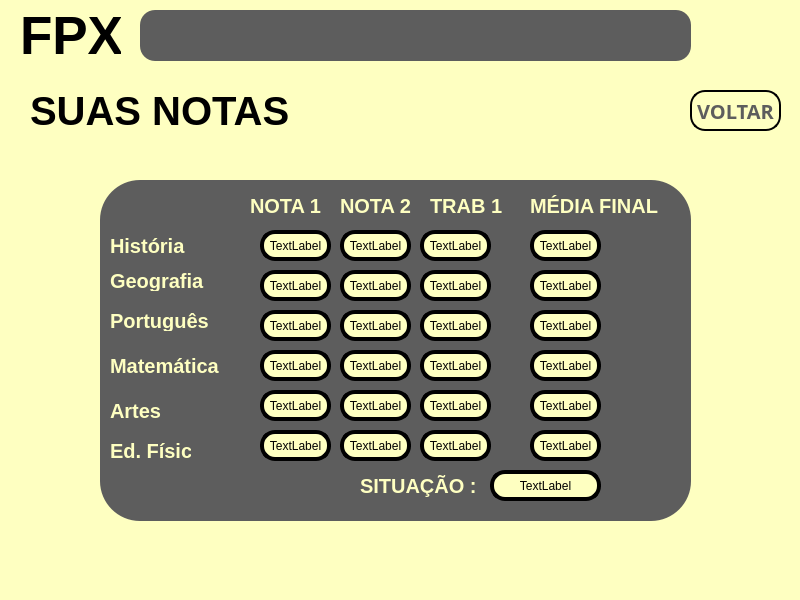
<?xml version="1.0" encoding="UTF-8"?>
<ui version="4.0">
 <class>MainWindow</class>
 <widget class="QMainWindow" name="MainWindow">
  <property name="geometry">
   <rect>
    <x>0</x>
    <y>0</y>
    <width>800</width>
    <height>600</height>
   </rect>
  </property>
  <property name="minimumSize">
   <size>
    <width>800</width>
    <height>600</height>
   </size>
  </property>
  <property name="maximumSize">
   <size>
    <width>800</width>
    <height>600</height>
   </size>
  </property>
  <property name="windowTitle">
   <string>Notas</string>
  </property>
  <property name="windowIcon">
   <iconset>
    <normaloff>../../../Downloads/guilherme puto/sources/Icone janela.png</normaloff>../../../Downloads/guilherme puto/sources/Icone janela.png</iconset>
  </property>
  <property name="styleSheet">
   <string notr="true">background-color: rgb(254, 255, 193);</string>
  </property>
  <widget class="QWidget" name="centralwidget">
   <widget class="QLabel" name="label">
    <property name="geometry">
     <rect>
      <x>20</x>
      <y>10</y>
      <width>101</width>
      <height>51</height>
     </rect>
    </property>
    <property name="font">
     <font>
      <pointsize>40</pointsize>
      <weight>75</weight>
      <bold>true</bold>
     </font>
    </property>
    <property name="text">
     <string>FPX</string>
    </property>
   </widget>
   <widget class="QLabel" name="label_2">
    <property name="geometry">
     <rect>
      <x>30</x>
      <y>80</y>
      <width>271</width>
      <height>61</height>
     </rect>
    </property>
    <property name="font">
     <font>
      <pointsize>30</pointsize>
      <weight>75</weight>
      <bold>true</bold>
     </font>
    </property>
    <property name="text">
     <string>SUAS NOTAS</string>
    </property>
   </widget>
   <widget class="QPushButton" name="pushButton">
    <property name="geometry">
     <rect>
      <x>690</x>
      <y>90</y>
      <width>91</width>
      <height>41</height>
     </rect>
    </property>
    <property name="font">
     <font>
      <family>Yu Gothic</family>
      <pointsize>15</pointsize>
      <weight>75</weight>
      <italic>false</italic>
      <bold>true</bold>
     </font>
    </property>
    <property name="styleSheet">
     <string notr="true">color: rgb(93, 93, 93);
border-style: outset;
border-width: 2px;
border-radius: 15px;
border-color: black;
</string>
    </property>
    <property name="text">
     <string>VOLTAR</string>
    </property>
   </widget>
   <widget class="QFrame" name="frame_4">
    <property name="geometry">
     <rect>
      <x>140</x>
      <y>10</y>
      <width>551</width>
      <height>51</height>
     </rect>
    </property>
    <property name="styleSheet">
     <string notr="true">background-color: rgb(93, 93, 93);
border-radius: 15px;
border-style: outset;
border- width: 2px;</string>
    </property>
    <property name="frameShape">
     <enum>QFrame::StyledPanel</enum>
    </property>
    <property name="frameShadow">
     <enum>QFrame::Raised</enum>
    </property>
   </widget>
   <widget class="QFrame" name="frame_2">
    <property name="geometry">
     <rect>
      <x>100</x>
      <y>180</y>
      <width>591</width>
      <height>341</height>
     </rect>
    </property>
    <property name="styleSheet">
     <string notr="true">background-color: rgb(93, 93, 93);
border-radius: 40px;
border-style: outset;
border- width: 4px;</string>
    </property>
    <property name="frameShape">
     <enum>QFrame::StyledPanel</enum>
    </property>
    <property name="frameShadow">
     <enum>QFrame::Raised</enum>
    </property>
    <widget class="QLabel" name="label_3">
     <property name="geometry">
      <rect>
       <x>160</x>
       <y>90</y>
       <width>71</width>
       <height>31</height>
      </rect>
     </property>
     <property name="styleSheet">
      <string notr="true">background-color: rgb(254, 255, 193);
border-radius: 15px;
border-style: outset;
border-width: 4px;</string>
     </property>
     <property name="text">
      <string>TextLabel</string>
     </property>
     <property name="alignment">
      <set>Qt::AlignCenter</set>
     </property>
    </widget>
    <widget class="QLabel" name="label_5">
     <property name="geometry">
      <rect>
       <x>160</x>
       <y>250</y>
       <width>71</width>
       <height>31</height>
      </rect>
     </property>
     <property name="styleSheet">
      <string notr="true">background-color: rgb(254, 255, 193);
border-radius: 15px;
border-style: outset;
border-width: 4px;</string>
     </property>
     <property name="text">
      <string>TextLabel</string>
     </property>
     <property name="alignment">
      <set>Qt::AlignCenter</set>
     </property>
    </widget>
    <widget class="QLabel" name="label_7">
     <property name="geometry">
      <rect>
       <x>160</x>
       <y>210</y>
       <width>71</width>
       <height>31</height>
      </rect>
     </property>
     <property name="styleSheet">
      <string notr="true">background-color: rgb(254, 255, 193);
border-radius: 15px;
border-style: outset;
border-width: 4px;</string>
     </property>
     <property name="text">
      <string>TextLabel</string>
     </property>
     <property name="alignment">
      <set>Qt::AlignCenter</set>
     </property>
    </widget>
    <widget class="QLabel" name="label_8">
     <property name="geometry">
      <rect>
       <x>160</x>
       <y>170</y>
       <width>71</width>
       <height>31</height>
      </rect>
     </property>
     <property name="styleSheet">
      <string notr="true">background-color: rgb(254, 255, 193);
border-radius: 15px;
border-style: outset;
border-width: 4px;</string>
     </property>
     <property name="text">
      <string>TextLabel</string>
     </property>
     <property name="alignment">
      <set>Qt::AlignCenter</set>
     </property>
    </widget>
    <widget class="QLabel" name="label_9">
     <property name="geometry">
      <rect>
       <x>160</x>
       <y>130</y>
       <width>71</width>
       <height>31</height>
      </rect>
     </property>
     <property name="styleSheet">
      <string notr="true">background-color: rgb(254, 255, 193);
border-radius: 15px;
border-style: outset;
border-width: 4px;</string>
     </property>
     <property name="text">
      <string>TextLabel</string>
     </property>
     <property name="alignment">
      <set>Qt::AlignCenter</set>
     </property>
    </widget>
    <widget class="QLabel" name="label_10">
     <property name="geometry">
      <rect>
       <x>160</x>
       <y>50</y>
       <width>71</width>
       <height>31</height>
      </rect>
     </property>
     <property name="styleSheet">
      <string notr="true">background-color: rgb(254, 255, 193);
border-radius: 15px;
border-style: outset;
border-width: 4px;</string>
     </property>
     <property name="text">
      <string>TextLabel</string>
     </property>
     <property name="alignment">
      <set>Qt::AlignCenter</set>
     </property>
    </widget>
    <widget class="QLabel" name="label_11">
     <property name="geometry">
      <rect>
       <x>10</x>
       <y>50</y>
       <width>81</width>
       <height>31</height>
      </rect>
     </property>
     <property name="font">
      <font>
       <pointsize>15</pointsize>
       <weight>75</weight>
       <bold>true</bold>
      </font>
     </property>
     <property name="styleSheet">
      <string notr="true">color: rgb(254, 255, 193);</string>
     </property>
     <property name="text">
      <string>História</string>
     </property>
    </widget>
    <widget class="QLabel" name="label_12">
     <property name="geometry">
      <rect>
       <x>10</x>
       <y>90</y>
       <width>101</width>
       <height>21</height>
      </rect>
     </property>
     <property name="font">
      <font>
       <pointsize>15</pointsize>
       <weight>75</weight>
       <bold>true</bold>
      </font>
     </property>
     <property name="styleSheet">
      <string notr="true">color: rgb(254, 255, 193);</string>
     </property>
     <property name="text">
      <string>Geografia</string>
     </property>
    </widget>
    <widget class="QLabel" name="label_13">
     <property name="geometry">
      <rect>
       <x>10</x>
       <y>130</y>
       <width>111</width>
       <height>21</height>
      </rect>
     </property>
     <property name="font">
      <font>
       <pointsize>15</pointsize>
       <weight>75</weight>
       <bold>true</bold>
      </font>
     </property>
     <property name="styleSheet">
      <string notr="true">color: rgb(254, 255, 193);</string>
     </property>
     <property name="text">
      <string>Português</string>
     </property>
    </widget>
    <widget class="QLabel" name="label_14">
     <property name="geometry">
      <rect>
       <x>10</x>
       <y>170</y>
       <width>121</width>
       <height>31</height>
      </rect>
     </property>
     <property name="font">
      <font>
       <pointsize>15</pointsize>
       <weight>75</weight>
       <bold>true</bold>
      </font>
     </property>
     <property name="styleSheet">
      <string notr="true">color: rgb(254, 255, 193);</string>
     </property>
     <property name="text">
      <string>Matemática</string>
     </property>
    </widget>
    <widget class="QLabel" name="label_15">
     <property name="geometry">
      <rect>
       <x>10</x>
       <y>260</y>
       <width>81</width>
       <height>21</height>
      </rect>
     </property>
     <property name="font">
      <font>
       <pointsize>15</pointsize>
       <weight>75</weight>
       <bold>true</bold>
      </font>
     </property>
     <property name="styleSheet">
      <string notr="true">color: rgb(254, 255, 193);</string>
     </property>
     <property name="text">
      <string>Ed. Física</string>
     </property>
    </widget>
    <widget class="QLabel" name="label_16">
     <property name="geometry">
      <rect>
       <x>10</x>
       <y>220</y>
       <width>61</width>
       <height>21</height>
      </rect>
     </property>
     <property name="font">
      <font>
       <pointsize>15</pointsize>
       <weight>75</weight>
       <bold>true</bold>
      </font>
     </property>
     <property name="styleSheet">
      <string notr="true">color: rgb(254, 255, 193);</string>
     </property>
     <property name="text">
      <string>Artes</string>
     </property>
    </widget>
    <widget class="QLabel" name="label_17">
     <property name="geometry">
      <rect>
       <x>240</x>
       <y>50</y>
       <width>71</width>
       <height>31</height>
      </rect>
     </property>
     <property name="styleSheet">
      <string notr="true">background-color: rgb(254, 255, 193);
border-radius: 15px;
border-style: outset;
border-width: 4px;</string>
     </property>
     <property name="text">
      <string>TextLabel</string>
     </property>
     <property name="alignment">
      <set>Qt::AlignCenter</set>
     </property>
    </widget>
    <widget class="QLabel" name="label_18">
     <property name="geometry">
      <rect>
       <x>320</x>
       <y>50</y>
       <width>71</width>
       <height>31</height>
      </rect>
     </property>
     <property name="styleSheet">
      <string notr="true">background-color: rgb(254, 255, 193);
border-radius: 15px;
border-style: outset;
border-width: 4px;</string>
     </property>
     <property name="text">
      <string>TextLabel</string>
     </property>
     <property name="alignment">
      <set>Qt::AlignCenter</set>
     </property>
    </widget>
    <widget class="QLabel" name="label_19">
     <property name="geometry">
      <rect>
       <x>430</x>
       <y>50</y>
       <width>71</width>
       <height>31</height>
      </rect>
     </property>
     <property name="styleSheet">
      <string notr="true">background-color: rgb(254, 255, 193);
border-radius: 15px;
border-style: outset;
border-width: 4px;</string>
     </property>
     <property name="text">
      <string>TextLabel</string>
     </property>
     <property name="alignment">
      <set>Qt::AlignCenter</set>
     </property>
    </widget>
    <widget class="QLabel" name="label_21">
     <property name="geometry">
      <rect>
       <x>240</x>
       <y>90</y>
       <width>71</width>
       <height>31</height>
      </rect>
     </property>
     <property name="styleSheet">
      <string notr="true">background-color: rgb(254, 255, 193);
border-radius: 15px;
border-style: outset;
border-width: 4px;</string>
     </property>
     <property name="text">
      <string>TextLabel</string>
     </property>
     <property name="alignment">
      <set>Qt::AlignCenter</set>
     </property>
    </widget>
    <widget class="QLabel" name="label_22">
     <property name="geometry">
      <rect>
       <x>240</x>
       <y>130</y>
       <width>71</width>
       <height>31</height>
      </rect>
     </property>
     <property name="styleSheet">
      <string notr="true">background-color: rgb(254, 255, 193);
border-radius: 15px;
border-style: outset;
border-width: 4px;</string>
     </property>
     <property name="text">
      <string>TextLabel</string>
     </property>
     <property name="alignment">
      <set>Qt::AlignCenter</set>
     </property>
    </widget>
    <widget class="QLabel" name="label_23">
     <property name="geometry">
      <rect>
       <x>240</x>
       <y>170</y>
       <width>71</width>
       <height>31</height>
      </rect>
     </property>
     <property name="styleSheet">
      <string notr="true">background-color: rgb(254, 255, 193);
border-radius: 15px;
border-style: outset;
border-width: 4px;</string>
     </property>
     <property name="text">
      <string>TextLabel</string>
     </property>
     <property name="alignment">
      <set>Qt::AlignCenter</set>
     </property>
    </widget>
    <widget class="QLabel" name="label_24">
     <property name="geometry">
      <rect>
       <x>240</x>
       <y>210</y>
       <width>71</width>
       <height>31</height>
      </rect>
     </property>
     <property name="styleSheet">
      <string notr="true">background-color: rgb(254, 255, 193);
border-radius: 15px;
border-style: outset;
border-width: 4px;</string>
     </property>
     <property name="text">
      <string>TextLabel</string>
     </property>
     <property name="alignment">
      <set>Qt::AlignCenter</set>
     </property>
    </widget>
    <widget class="QLabel" name="label_25">
     <property name="geometry">
      <rect>
       <x>240</x>
       <y>250</y>
       <width>71</width>
       <height>31</height>
      </rect>
     </property>
     <property name="styleSheet">
      <string notr="true">background-color: rgb(254, 255, 193);
border-radius: 15px;
border-style: outset;
border-width: 4px;</string>
     </property>
     <property name="text">
      <string>TextLabel</string>
     </property>
     <property name="alignment">
      <set>Qt::AlignCenter</set>
     </property>
    </widget>
    <widget class="QLabel" name="label_26">
     <property name="geometry">
      <rect>
       <x>320</x>
       <y>90</y>
       <width>71</width>
       <height>31</height>
      </rect>
     </property>
     <property name="styleSheet">
      <string notr="true">background-color: rgb(254, 255, 193);
border-radius: 15px;
border-style: outset;
border-width: 4px;</string>
     </property>
     <property name="text">
      <string>TextLabel</string>
     </property>
     <property name="alignment">
      <set>Qt::AlignCenter</set>
     </property>
    </widget>
    <widget class="QLabel" name="label_27">
     <property name="geometry">
      <rect>
       <x>320</x>
       <y>130</y>
       <width>71</width>
       <height>31</height>
      </rect>
     </property>
     <property name="styleSheet">
      <string notr="true">background-color: rgb(254, 255, 193);
border-radius: 15px;
border-style: outset;
border-width: 4px;</string>
     </property>
     <property name="text">
      <string>TextLabel</string>
     </property>
     <property name="alignment">
      <set>Qt::AlignCenter</set>
     </property>
    </widget>
    <widget class="QLabel" name="label_28">
     <property name="geometry">
      <rect>
       <x>320</x>
       <y>170</y>
       <width>71</width>
       <height>31</height>
      </rect>
     </property>
     <property name="styleSheet">
      <string notr="true">background-color: rgb(254, 255, 193);
border-radius: 15px;
border-style: outset;
border-width: 4px;</string>
     </property>
     <property name="text">
      <string>TextLabel</string>
     </property>
     <property name="alignment">
      <set>Qt::AlignCenter</set>
     </property>
    </widget>
    <widget class="QLabel" name="label_29">
     <property name="geometry">
      <rect>
       <x>320</x>
       <y>210</y>
       <width>71</width>
       <height>31</height>
      </rect>
     </property>
     <property name="styleSheet">
      <string notr="true">background-color: rgb(254, 255, 193);
border-radius: 15px;
border-style: outset;
border-width: 4px;</string>
     </property>
     <property name="text">
      <string>TextLabel</string>
     </property>
     <property name="alignment">
      <set>Qt::AlignCenter</set>
     </property>
    </widget>
    <widget class="QLabel" name="label_30">
     <property name="geometry">
      <rect>
       <x>320</x>
       <y>250</y>
       <width>71</width>
       <height>31</height>
      </rect>
     </property>
     <property name="styleSheet">
      <string notr="true">background-color: rgb(254, 255, 193);
border-radius: 15px;
border-style: outset;
border-width: 4px;</string>
     </property>
     <property name="text">
      <string>TextLabel</string>
     </property>
     <property name="alignment">
      <set>Qt::AlignCenter</set>
     </property>
    </widget>
    <widget class="QLabel" name="label_31">
     <property name="geometry">
      <rect>
       <x>430</x>
       <y>90</y>
       <width>71</width>
       <height>31</height>
      </rect>
     </property>
     <property name="styleSheet">
      <string notr="true">background-color: rgb(254, 255, 193);
border-radius: 15px;
border-style: outset;
border-width: 4px;</string>
     </property>
     <property name="text">
      <string>TextLabel</string>
     </property>
     <property name="alignment">
      <set>Qt::AlignCenter</set>
     </property>
    </widget>
    <widget class="QLabel" name="label_32">
     <property name="geometry">
      <rect>
       <x>430</x>
       <y>130</y>
       <width>71</width>
       <height>31</height>
      </rect>
     </property>
     <property name="styleSheet">
      <string notr="true">background-color: rgb(254, 255, 193);
border-radius: 15px;
border-style: outset;
border-width: 4px;</string>
     </property>
     <property name="text">
      <string>TextLabel</string>
     </property>
     <property name="alignment">
      <set>Qt::AlignCenter</set>
     </property>
    </widget>
    <widget class="QLabel" name="label_33">
     <property name="geometry">
      <rect>
       <x>430</x>
       <y>170</y>
       <width>71</width>
       <height>31</height>
      </rect>
     </property>
     <property name="styleSheet">
      <string notr="true">background-color: rgb(254, 255, 193);
border-radius: 15px;
border-style: outset;
border-width: 4px;</string>
     </property>
     <property name="text">
      <string>TextLabel</string>
     </property>
     <property name="alignment">
      <set>Qt::AlignCenter</set>
     </property>
    </widget>
    <widget class="QLabel" name="label_34">
     <property name="geometry">
      <rect>
       <x>430</x>
       <y>210</y>
       <width>71</width>
       <height>31</height>
      </rect>
     </property>
     <property name="styleSheet">
      <string notr="true">background-color: rgb(254, 255, 193);
border-radius: 15px;
border-style: outset;
border-width: 4px;</string>
     </property>
     <property name="text">
      <string>TextLabel</string>
     </property>
     <property name="alignment">
      <set>Qt::AlignCenter</set>
     </property>
    </widget>
    <widget class="QLabel" name="label_35">
     <property name="geometry">
      <rect>
       <x>430</x>
       <y>250</y>
       <width>71</width>
       <height>31</height>
      </rect>
     </property>
     <property name="styleSheet">
      <string notr="true">background-color: rgb(254, 255, 193);
border-radius: 15px;
border-style: outset;
border-width: 4px;</string>
     </property>
     <property name="text">
      <string>TextLabel</string>
     </property>
     <property name="alignment">
      <set>Qt::AlignCenter</set>
     </property>
    </widget>
    <widget class="QLabel" name="label_20">
     <property name="geometry">
      <rect>
       <x>150</x>
       <y>10</y>
       <width>81</width>
       <height>31</height>
      </rect>
     </property>
     <property name="font">
      <font>
       <pointsize>15</pointsize>
       <weight>75</weight>
       <bold>true</bold>
      </font>
     </property>
     <property name="styleSheet">
      <string notr="true">color: rgb(254, 255, 193);</string>
     </property>
     <property name="text">
      <string>NOTA 1</string>
     </property>
    </widget>
    <widget class="QLabel" name="label_36">
     <property name="geometry">
      <rect>
       <x>240</x>
       <y>10</y>
       <width>81</width>
       <height>31</height>
      </rect>
     </property>
     <property name="font">
      <font>
       <pointsize>15</pointsize>
       <weight>75</weight>
       <bold>true</bold>
      </font>
     </property>
     <property name="styleSheet">
      <string notr="true">color: rgb(254, 255, 193);</string>
     </property>
     <property name="text">
      <string>NOTA 2</string>
     </property>
    </widget>
    <widget class="QLabel" name="label_37">
     <property name="geometry">
      <rect>
       <x>330</x>
       <y>10</y>
       <width>81</width>
       <height>31</height>
      </rect>
     </property>
     <property name="font">
      <font>
       <pointsize>15</pointsize>
       <weight>75</weight>
       <bold>true</bold>
      </font>
     </property>
     <property name="styleSheet">
      <string notr="true">color: rgb(254, 255, 193);</string>
     </property>
     <property name="text">
      <string>TRAB 1</string>
     </property>
    </widget>
    <widget class="QLabel" name="label_38">
     <property name="geometry">
      <rect>
       <x>430</x>
       <y>10</y>
       <width>141</width>
       <height>31</height>
      </rect>
     </property>
     <property name="font">
      <font>
       <pointsize>15</pointsize>
       <weight>75</weight>
       <bold>true</bold>
      </font>
     </property>
     <property name="styleSheet">
      <string notr="true">color: rgb(254, 255, 193);</string>
     </property>
     <property name="text">
      <string>MÉDIA FINAL</string>
     </property>
    </widget>
    <widget class="QLabel" name="label_39">
     <property name="geometry">
      <rect>
       <x>260</x>
       <y>290</y>
       <width>131</width>
       <height>31</height>
      </rect>
     </property>
     <property name="font">
      <font>
       <pointsize>15</pointsize>
       <weight>75</weight>
       <bold>true</bold>
      </font>
     </property>
     <property name="styleSheet">
      <string notr="true">color: rgb(254, 255, 193);</string>
     </property>
     <property name="text">
      <string>SITUAÇÃO :</string>
     </property>
    </widget>
    <widget class="QLabel" name="label_40">
     <property name="geometry">
      <rect>
       <x>390</x>
       <y>290</y>
       <width>111</width>
       <height>31</height>
      </rect>
     </property>
     <property name="styleSheet">
      <string notr="true">background-color: rgb(254, 255, 193);
border-radius: 15px;
border-style: outset;
border-width: 4px;</string>
     </property>
     <property name="text">
      <string>TextLabel</string>
     </property>
     <property name="alignment">
      <set>Qt::AlignCenter</set>
     </property>
    </widget>
   </widget>
  </widget>
  <widget class="QMenuBar" name="menubar">
   <property name="geometry">
    <rect>
     <x>0</x>
     <y>0</y>
     <width>800</width>
     <height>21</height>
    </rect>
   </property>
  </widget>
  <widget class="QStatusBar" name="statusbar"/>
 </widget>
 <resources/>
 <connections/>
</ui>
